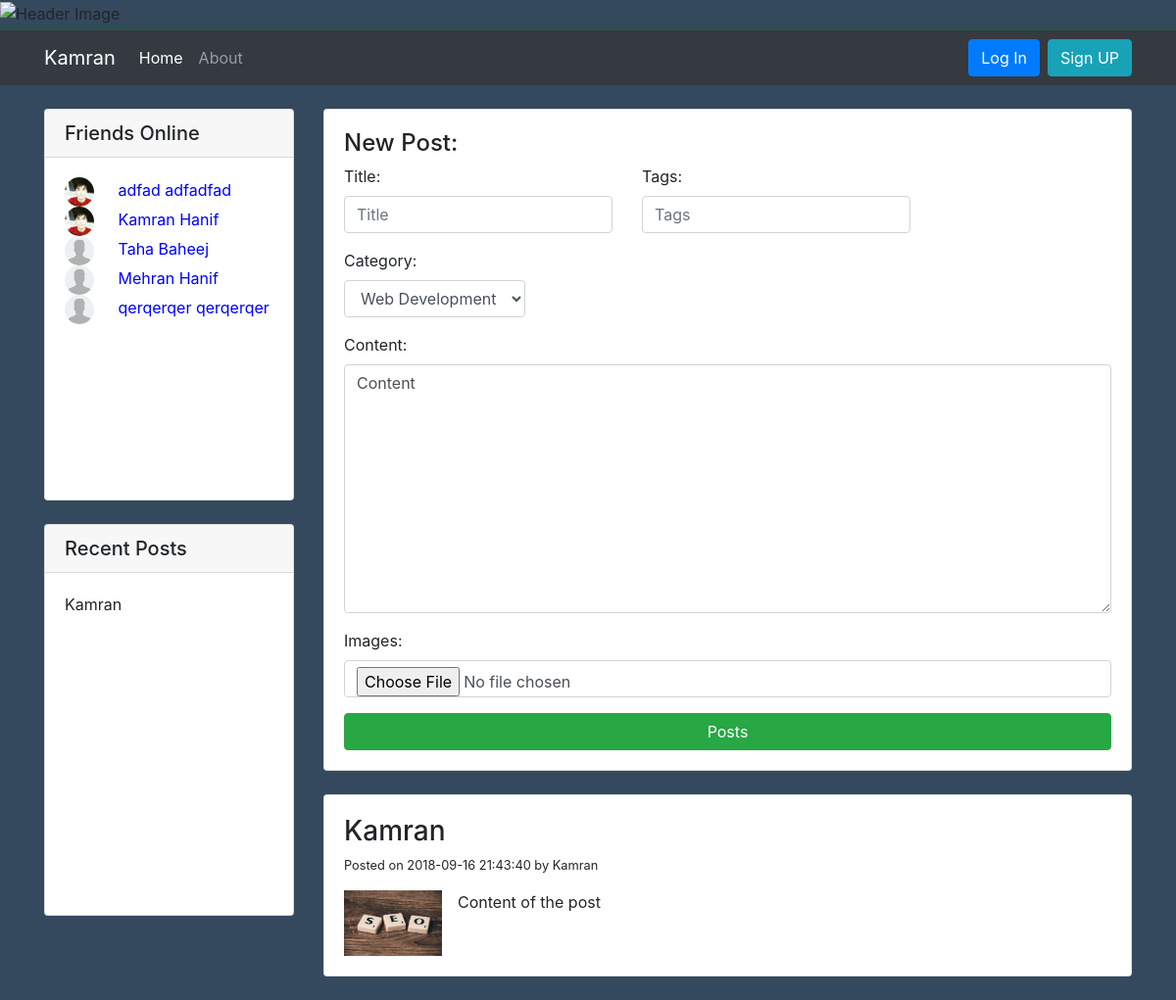
/blog/index.php, run on the app's committed database.
### tables this page shows
CREATE TABLE IF NOT EXISTS `users` (
  `id` int(11) NOT NULL AUTO_INCREMENT,
  `firstName` varchar(255) DEFAULT NULL,
  `lastName` varchar(255) DEFAULT NULL,
  `jobTitle` varchar(255) DEFAULT NULL,
  `userName` varchar(255) DEFAULT NULL,
  `email` varchar(255) DEFAULT NULL,
  `userStatus` tinyint(1) DEFAULT NULL,
  `profilePic` varchar(255) DEFAULT '"uploads/profiledefault.png"',
  `user_password` varchar(255) DEFAULT NULL,
  PRIMARY KEY (`id`)
);

CREATE TABLE IF NOT EXISTS `posts` (
  `post_id` int(11) NOT NULL AUTO_INCREMENT,
  `title` varchar(255) DEFAULT NULL,
  `content` varchar(255) DEFAULT NULL,
  `image` varchar(255) DEFAULT 'postImg/postdefault.jpg',
  `tag` varchar(255) DEFAULT NULL,
  `category` varchar(255) DEFAULT NULL,
  `publishDate` datetime DEFAULT CURRENT_TIMESTAMP,
  `user_id` int(11) DEFAULT NULL,
  PRIMARY KEY (`post_id`),
  KEY `user_id` (`user_id`)
);

### blog/index.php (the view, shortened to what this page needs)
<?php
include_once '../includes/dbh.inc.php';
?>
<!DOCTYPE html>
<html lang="en">
<head>
    <link rel="stylesheet" href="css/bootstrap.min.css">
    <link rel="stylesheet" href="css/style.css">
</head>
<body>
    <img id="headerImg" src="img/header-img.jpg" alt="Header Image">
    <div style="height: 5px; background-color:darkslategrey;"></div>
    <?php
    include '../includes/navbar.inc.php';
    ?>
    <div class="container">
        <div class="row">
           <?php include '../includes/friends.inc.php'; ?>
           <?php include '../includes/recentposts.inc.php'; ?>
            <div class="col-sm-9">
              <div class="card my-4">
                <div class="card-body">
                  <form action="../includes/post.inc.php" method="POST" enctype="multipart/form-data">
                  <h4>New Post:</h4>
                  <div class="row">
                    <div class="form-group">
                      <div class="col-sm-12">
                        <label for="postTitle">Title:</label>
                        <input name="title" type="text" class="form-control" id="postTitle"  placeholder="Title">
                      </div>
                    </div>
                    <div class="form-group">
                      <div class="col-sm-12">
                        <label for="tags">Tags:</label>
                        <input name="tags" type="text" class="form-control" id="tags"  placeholder="Tags">
                      </div>
                    </div>
                    <div class="form-group">
                      <div class="col-sm-12">
                        <label for="Category">Category:</label>
                        <select name="category" class="form-control" id="category"  placeholder="Category">
                          <option name="cat-1">Web Development</option>
                        </select>
                      </div>
                    </div>
                  </div>
                  <div class="row">
                    <div class="form-group col-sm-12">
                      <label for="postContent">Content:</label>
                      <textarea name="content" rows="10" class="form-control" id="postContent">Content</textarea>
                    </div>
                    <div class="form-group col-sm-12">
                      <label for="postContent">Images:</label>
                      <input name="image" type="file" class="form-control">
                    </div>
                  </div>
                  <button name="post" type="submit" class="btn btn-block btn-success">Posts</button>
                </form>
                </div>
              </div>
                  <?php
                    $sql = "SELECT * FROM posts INNER JOIN users ON posts.user_id=users.id";
                    $result = mysqli_query($conn, $sql);
                    if (mysqli_num_rows($result) > 0) {
                    while ($row = mysqli_fetch_assoc($result)) {
                      $postPic = $row["image"];
                      echo '
                    <div class="card my-4">
                      <div class="card-body">
                        <h3>', $row["title"], '</h3>
                        <p style="font-size: 80%">
                          Posted on ', $row["publishDate"],' by ', $row["firstName"], '
                        </p>
                        <div class="media">
                          <div class="media-left">
                            <img src="', $postPic, '" class="media-object mr-3" style="width:100px">
                          </div>
                          <div class="media-body">
                            <p>', $row["content"], '</p>
                          </div>
                        </div>
                      </div>
                    </div>
                      ';
                        }
                    }
                  ?>
                      </div>
                    </div>
            </div>
</body>
</html>

### includes/friends.inc.php
<div class="col-sm-3 mt-4">
        <div class="card friends-card">
            <h5 class="card-header">Friends Online</h5>
            <div class="card-body">
                <ul class="friends">
                    <?php
                        $sql = "SELECT firstName , lastName, profilePic FROM users";
                        $result = mysqli_query($conn, $sql);
                        if (mysqli_num_rows($result) > 0) {
                            while ($row = mysqli_fetch_assoc($result)) {
                                $pic = $row["profilePic"];
                                echo ' <li>
                                        <a href="#">
                                            <img class="profile-pic" src="../',$pic,'">
                                            <p class="profile-name">', $row["firstName"], " " , $row["lastName"] ,'</p>
                                        </a>
                                    </li>';
                            }
                        }
                    ?>
                </ul>
            </div>
        </div>

### includes/recentposts.inc.php
<div class="card recent-posts mt-4">
    <h5 class="card-header">Recent Posts</h5>
    <div class="card-body">
        <ul class="posts">
            <?php
                $sql = "SELECT title FROM posts";
                $result = mysqli_query($conn, $sql);
                if (mysqli_num_rows($result) > 0) {
                while ($row = mysqli_fetch_assoc($result)) {
                    echo ' <li><p>', $row['title'], '</p></li>';
                    }
                }
            ?>
         </ul>
    </div>
</div>
</div>

### blog/css/style.css (style rules this page uses)
* { margin: 0; padding: 0; border: 0; }
body { background: #34495E; }
#headerImg { width: 100%; height: 55vh; }
.profile-pic { width: 30px; height: 30px; border-radius: 50%; display: inline; }
.profile-name { display: inline; margin-left: 20px; }
.friends-card, .recent-posts { overflow: auto; height: 50vh; }
.friends, .posts { list-style: none; }
.friends li a { text-decoration: none; color: blue; }

### data on the page
users: profilePic (picture), firstName "adfad", lastName "adfadfad"
users: profilePic (picture), firstName "Kamran", lastName "Hanif"
users: profilePic (placeholder picture), firstName "Taha", lastName "Baheej"
users: profilePic (placeholder picture), firstName "Mehran", lastName "Hanif"
users: profilePic (placeholder picture), firstName "qerqerqer", lastName "qerqerqer"
posts: title "Kamran", publishDate "2018-09-16 21:43:40", user.firstName "Kamran", image (picture), content "Content of the post"
